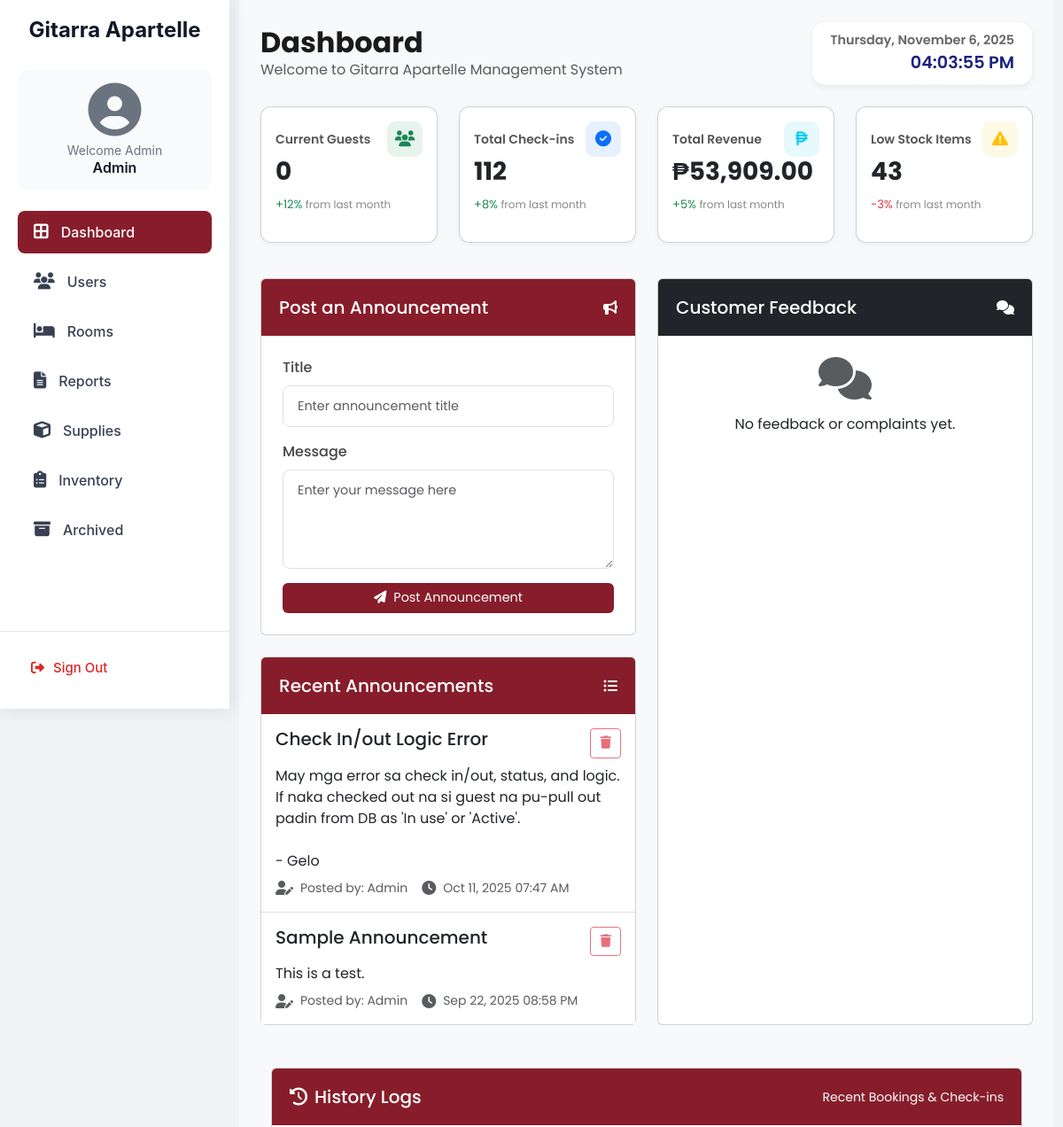
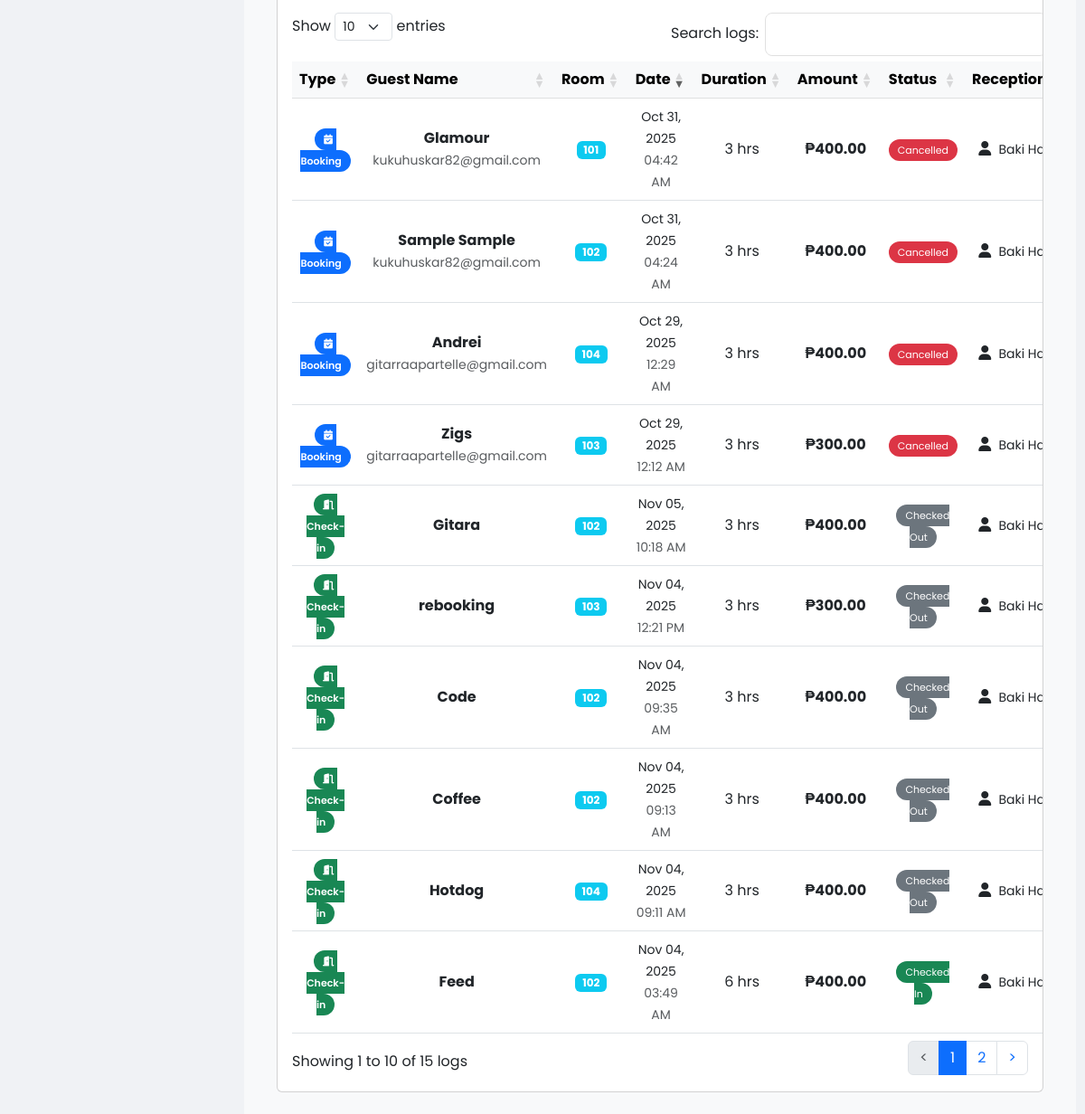
/admin-dashboard.php, run on the app's committed database (2 pictures, top to bottom).
### tables this page shows
CREATE TABLE `announcements` (
  `id` int NOT NULL,
  `title` varchar(255) NOT NULL,
  `message` text NOT NULL,
  `created_by` varchar(50) NOT NULL,
  `created_at` timestamp NULL DEFAULT CURRENT_TIMESTAMP
);

CREATE TABLE `checkins` (
  `id` int NOT NULL,
  `guest_name` varchar(100) NOT NULL,
  `address` varchar(255) NOT NULL,
  `telephone` varchar(15) NOT NULL,
  `room_number` int NOT NULL,
  `room_type` varchar(50) NOT NULL,
  `stay_duration` int NOT NULL,
  `total_price` decimal(10,2) NOT NULL,
  `amount_paid` decimal(10,2) NOT NULL,
  `change_amount` decimal(10,2) NOT NULL,
  `payment_mode` enum('cash','gcash') NOT NULL,
  `check_in_date` datetime NOT NULL,
  `check_out_date` datetime NOT NULL,
  `status` enum('scheduled','checked_in','checked_out') DEFAULT 'scheduled',
  `gcash_reference` varchar(100) DEFAULT NULL,
  `receptionist_id` int DEFAULT NULL,
  `last_modified` timestamp NULL DEFAULT CURRENT_TIMESTAMP ON UPDATE CURRENT_TIMESTAMP,
  `previous_charges` decimal(10,2) DEFAULT '0.00',
  `rebooked_from` int DEFAULT NULL,
  `is_rebooked` tinyint(1) DEFAULT '0'
);

CREATE TABLE `users` (
  `user_id` int NOT NULL,
  `name` varchar(255) NOT NULL,
  `username` varchar(255) NOT NULL,
  `email` varchar(255) NOT NULL,
  `password` varchar(255) NOT NULL,
  `role` enum('Admin','Receptionist','Guest') NOT NULL,
  `status` enum('pending','approved','denied') DEFAULT 'pending',
  `reset_token` varchar(255) DEFAULT NULL,
  `reset_expires` datetime DEFAULT NULL,
  `is_archived` tinyint(1) DEFAULT '0',
  `archived_at` datetime DEFAULT NULL
);

CREATE TABLE `bookings` (
  `id` int NOT NULL,
  `guest_name` varchar(100) DEFAULT NULL,
  `email` varchar(255) DEFAULT NULL,
  `address` text,
  `telephone` varchar(20) DEFAULT NULL,
  `age` int DEFAULT NULL,
  `num_people` int DEFAULT NULL,
  `room_number` varchar(10) DEFAULT NULL,
  `duration` varchar(10) DEFAULT NULL,
  `payment_mode` varchar(10) DEFAULT NULL,
  `reference_number` varchar(50) DEFAULT NULL,
  `booking_token` varchar(20) DEFAULT NULL,
  `amount_paid` double DEFAULT NULL,
  `total_price` double DEFAULT NULL,
  `change_amount` double DEFAULT NULL,
  `start_date` datetime DEFAULT NULL,
  `end_date` datetime DEFAULT NULL,
  `status` varchar(20) NOT NULL DEFAULT 'upcoming',
  `created_at` timestamp NULL DEFAULT CURRENT_TIMESTAMP,
  `cancellation_reason` text,
  `cancelled_by` int DEFAULT NULL,
  `cancelled_at` datetime DEFAULT NULL
);

### admin-dashboard.php (the view, shortened to what the rows shown need)
<?php
require_once 'database.php';
$announcements = $conn->query("SELECT * FROM announcements ORDER BY created_at DESC LIMIT 5");
$history_logs = [];
try {
    $bookings_query = "
        SELECT
            b.id,
            b.guest_name,
            b.email,
            b.room_number,
            b.start_date as date,
            b.end_date,
            b.duration,
            b.total_price,
            b.status,
            b.booking_token as reference,
            u.name as receptionist_name,
            'Booking' as type,
            b.created_at
        FROM bookings b
        LEFT JOIN users u ON b.cancelled_by = u.user_id
        WHERE b.status IN ('pending', 'upcoming', 'cancelled')
        ORDER BY b.created_at DESC
        LIMIT 10
    ";
    $result = $conn->query($bookings_query);
    if ($result) {
        while ($row = $result->fetch_assoc()) {
            $history_logs[] = $row;
        }
    }
    $checkins_query = "
        SELECT
            c.id,
            c.guest_name,
            '' as email,
            c.room_number,
            c.check_in_date as date,
            c.check_out_date as end_date,
            c.stay_duration as duration,
            c.total_price,
            c.status,
            CASE
                WHEN c.gcash_reference IS NOT NULL AND c.gcash_reference != '' THEN c.gcash_reference
                ELSE c.payment_mode
            END as reference,
            u.name as receptionist_name,
            'Check-in' as type,
            c.check_in_date as created_at
        FROM checkins c
        LEFT JOIN users u ON c.receptionist_id = u.user_id
        ORDER BY c.check_in_date DESC
        LIMIT 10
    ";
    $result = $conn->query($checkins_query);
    if ($result) {
        while ($row = $result->fetch_assoc()) {
            $history_logs[] = $row;
        }
    }
    $filtered_logs = [];
    $checkin_keys = [];
    foreach ($history_logs as $log) {
        if ($log['type'] == 'Check-in') {
            $key = strtolower(trim($log['guest_name'])) . '_' . $log['room_number'] . '_' . date('Y-m-d', strtotime($log['date']));
            $checkin_keys[$key] = true;
            $filtered_logs[] = $log;
        }
    }
    foreach ($history_logs as $log) {
        if ($log['type'] == 'Booking') {
            $key = strtolower(trim($log['guest_name'])) . '_' . $log['room_number'] . '_' . date('Y-m-d', strtotime($log['date']));
            if (!isset($checkin_keys[$key])) {
                $filtered_logs[] = $log;
            }
        }
    }
    usort($filtered_logs, function($a, $b) {
        return strtotime($b['created_at']) - strtotime($a['created_at']);
    });
    $history_logs = array_slice($filtered_logs, 0, 15);
} catch (Exception $e) {
    error_log("History logs error: " . $e->getMessage());
}
?>
<!DOCTYPE html>
<html lang="en">
<head>
    <link href="https://cdn.jsdelivr.net/npm/bootstrap@5.3.0/dist/css/bootstrap.min.css" rel="stylesheet">
    <link rel="stylesheet" href="https://cdnjs.cloudflare.com/ajax/libs/font-awesome/6.4.2/css/all.min.css">
<link rel="stylesheet" href="https://cdn.datatables.net/1.13.6/css/dataTables.bootstrap5.min.css">
    <link href="style.css" rel="stylesheet">
</head>
<body>
<div class="content p-4">
    <div class="row justify-content-center">
        <div class="col-lg-12">
            <div class="d-flex justify-content-between align-items-center mb-4">
                <div>
                    <h2 class="fw-bold mb-0">Dashboard</h2>
                </div>
            </div>
        <div class="row">
            <div class="col-md-6 mb-4">
                <div class="row h-100">
                    <div class="col-12">
                        <div class="card">
                            <div class="card-body p-0">
                                <?php if ($announcements && $announcements->num_rows > 0): ?>
                                    <?php while ($row = $announcements->fetch_assoc()): ?>
                                        <div class="announcement-item p-3 border-bottom">
                                            <div class="d-flex justify-content-between align-items-start mb-2">
                                                <h5 class="mb-0"><?= htmlspecialchars($row['title']) ?></h5>
                                                <a href="admin-dashboard.php?delete=<?= $row['id'] ?>" class="btn btn-outline-danger btn-sm" onclick="return confirm('Are you sure you want to delete this announcement?')">
                                                    <i class="fa-solid fa-trash"></i>
                                                </a>
                                            </div>
                                            <p class="mb-2"><?= nl2br(htmlspecialchars($row['message'])) ?></p>
                                            <div class="d-flex align-items-center text-muted">
                                                <i class="fas fa-user-edit me-2"></i>
                                                <small>Posted by: <?= $row['created_by'] ?></small>
                                                <i class="fas fa-clock ms-3 me-2"></i>
                                                <small><?= date('M d, Y h:i A', strtotime($row['created_at'])) ?></small>
                                            </div>
                                        </div>
                                    <?php endwhile; ?>
                                <?php endif; ?>
                            </div>
                        </div>
                    </div>
                </div>
            </div>
        </div>
    </div>
<div class="row mt-4">
    <div class="col-12">
        <div class="card">
            <div class="card-body p-0">
                <?php if (count($history_logs) > 0): ?>
                    <div class="table-responsive p-3">
                        <table id="historyLogsTable" class="table table-hover mb-0">
                            <thead class="table-light">
                                <tr>
                                    <th>Type</th>
                                    <th>Guest Name</th>
                                    <th>Room</th>
                                    <th>Date</th>
                                    <th>Duration</th>
                                    <th>Amount</th>
                                    <th>Status</th>
                                    <th>Receptionist</th>
                                </tr>
                            </thead>
                            <tbody>
                                <?php foreach ($history_logs as $log): ?>
                                    <tr class="history-item <?= strtolower($log['type']) ?>">
                                        <td>
                                            <span class="type-badge <?= $log['type'] == 'Booking' ? 'bg-primary text-white' : 'bg-success text-white' ?>">
                                                <i class="fas fa-<?= $log['type'] == 'Booking' ? 'calendar-check' : 'door-open' ?> me-1"></i>
                                                <?= $log['type'] ?>
                                            </span>
                                        </td>
                                        <td>
                                            <strong><?= htmlspecialchars($log['guest_name']) ?></strong>
                                            <?php if (!empty($log['email'])): ?>
                                                <br><small class="text-muted"><?= htmlspecialchars($log['email']) ?></small>
                                            <?php endif; ?>
                                        </td>
                                        <td>
                                            <span class="badge bg-info"><?= $log['room_number'] ?></span>
                                        </td>
                                        <td>
                                            <small><?= date('M d, Y', strtotime($log['date'])) ?></small>
                                            <br><small class="text-muted"><?= date('h:i A', strtotime($log['date'])) ?></small>
                                        </td>
                                        <td>
                                            <?= $log['duration'] ?> hrs
                                        </td>
                                        <td>
                                            <strong>₱<?= number_format($log['total_price'], 2) ?></strong>
                                        </td>
                                        <td>
                                            <?php
                                            $statusClass = '';
                                            $statusText = ucfirst($log['status']);
                                            switch($log['status']) {
                                                case 'checked_out':
                                                    $statusClass = 'bg-secondary';
                                                    $statusText = 'Checked Out';
                                                    break;
                                                case 'checked_in':
                                                    $statusClass = 'bg-success';
                                                    $statusText = 'Checked In';
                                                    break;
                                                case 'cancelled':
                                                    $statusClass = 'bg-danger';
                                                    break;
                                            }
                                            ?>
                                            <span class="status-badge <?= $statusClass ?> text-white">
                                                <?= $statusText ?>
                                            </span>
                                        </td>
                                        <td>
                                            <?php if (!empty($log['receptionist_name'])): ?>
                                                <i class="fas fa-user me-1"></i>
                                                <small><?= htmlspecialchars($log['receptionist_name']) ?></small>
                                            <?php else: ?>
                                                <small class="text-muted">N/A</small>
                                            <?php endif; ?>
                                        </td>
                                    </tr>
                                <?php endforeach; ?>
                            </tbody>
                        </table>
                    </div>
                <?php endif; ?>
            </div>
        </div>
    </div>
</div>
</body>
</html>

### data on the page
announcements: title "Check In/out Logic Error", message "May mga error sa check in/out, status, and logic. If naka checked out na si guest na pu-pull out padin from DB as 'In use' or 'Active'. - Gelo", created_by "Admin", created_at "Oct 11, 2025 07:47 AM"
announcements: title "Sample Announcement", message "This is a test.", created_by "Admin", created_at "Sep 22, 2025 08:58 PM"
checkins: type "Check-in", guest_name "Gitara", room_number "102", check_in_date "Nov 05, 2025", check_in_date "10:18 AM", stay_duration "3", total_price "400.00", status "Checked Out", users.name "Baki…"
checkins: type "Check-in", guest_name "rebooking", room_number "103", check_in_date "Nov 04, 2025", check_in_date "12:21 PM", stay_duration "3", total_price "300.00", status "Checked Out", users.name "Baki…"
checkins: type "Check-in", guest_name "Code", room_number "102", check_in_date "Nov 04, 2025", check_in_date "09:35 AM", stay_duration "3", total_price "400.00", status "Checked Out", users.name "Baki…"
checkins: type "Check-in", guest_name "Coffee", room_number "102", check_in_date "Nov 04, 2025", check_in_date "09:13 AM", stay_duration "3", total_price "400.00", status "Checked Out", users.name "Baki…"
checkins: type "Check-in", guest_name "Hotdog", room_number "104", check_in_date "Nov 04, 2025", check_in_date "09:11 AM", stay_duration "3", total_price "400.00", status "Checked Out", users.name "Baki…"
checkins: type "Check-in", guest_name "Feed", room_number "102", check_in_date "Nov 04, 2025", check_in_date "03:49 AM", stay_duration "6", total_price "400.00", status "Checked In", users.name "Baki…"
bookings: type "Booking", guest_name "Glamour", email "kukuhuskar82@gmail.com", room_number "101", start_date "Oct 31, 2025", start_date "04:42 AM", duration "3", total_price "400.00", status "Cancelled", cancelled_by.name "Baki…"
bookings: type "Booking", guest_name "Sample Sample", email "kukuhuskar82@gmail.com", room_number "102", start_date "Oct 31, 2025", start_date "04:24 AM", duration "3", total_price "400.00", status "Cancelled", cancelled_by.name "Baki…"
bookings: type "Booking", guest_name "Andrei", email "gitarraapartelle@gmail.com", room_number "104", start_date "Oct 29, 2025", start_date "12:29 AM", duration "3", total_price "400.00", status "Cancelled", cancelled_by.name "Baki…"
bookings: type "Booking", guest_name "Zigs", email "gitarraapartelle@gmail.com", room_number "103", start_date "Oct 29, 2025", start_date "12:12 AM", duration "3", total_price "300.00", status "Cancelled", cancelled_by.name "Baki…"

### other printed values
$current_guests "0"
$total_checkins "112"
$total_revenue "53,909.00"
$low_stock_count "43"
